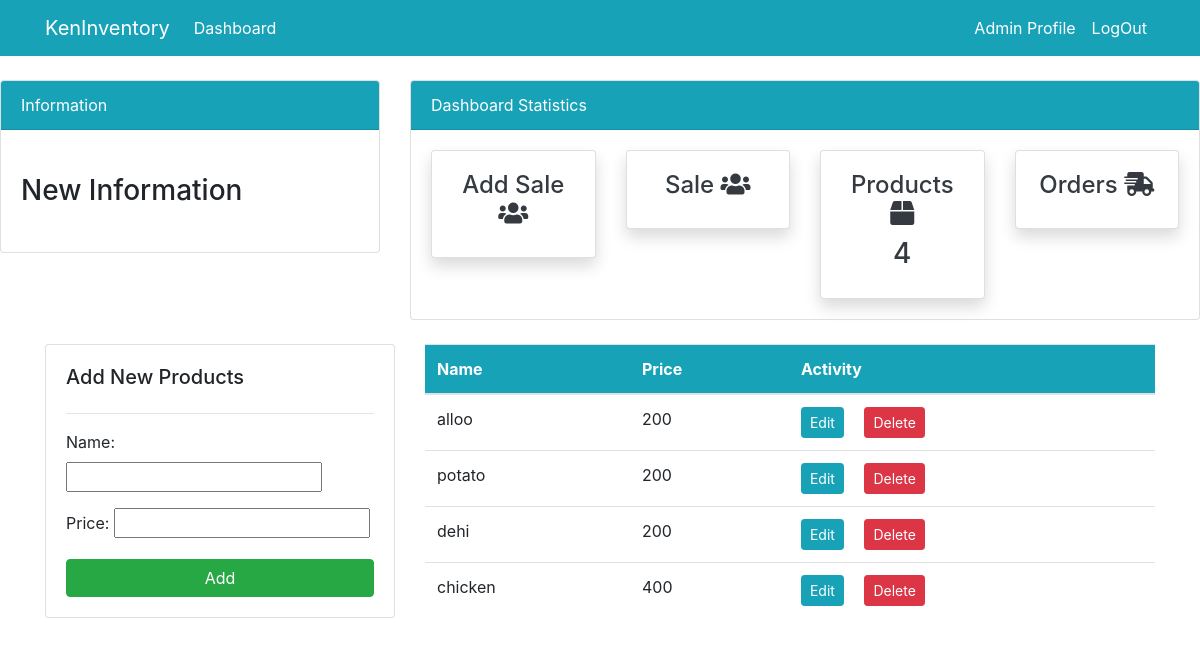
/product/ (signed in), run on the app's committed database.
### website/models.py (models this page shows, shortened)
class Product(models.Model):
    name=models.CharField(max_length=100)
    price=models.PositiveIntegerField(null=True)
    created_at=models.DateTimeField(auto_now_add=True, null=True, blank=True)

### website/views.py (the view)
# urls.py: path("product/", views.product, name="product"),
@login_required(login_url='login')
def product(request):
    product_list=Product.objects.all().order_by("created_at")
    product_count=product_list.count()
    if request.method=="POST":
        add_product=AddProductForm(request.POST)
        if add_product.is_valid():
            add_product.save()
            return redirect('product')
    else:
        add_product=AddProductForm()
    context={
        'product':product_list,
        'form':add_product,
        'count':product_count
        }
    return render(request, "dashboard/product.html", context)

### website/forms.py
class AddProductForm(forms.ModelForm):
    class Meta:
        model=Product
        fields="__all__"

### templates/dashboard/product.html (shortened to what this page needs)
{% extends 'partials/base.html' %}
{% block content %}
<div class="row my-4">
    <div class="col-md-4">
        <div class="card card-body">
            <h5>Add New Products</h5>
            <hr>
            <form method="POST">
                {{form.as_p}}
                <input class="btn btn-success btn-block" type="submit" value="Add">
            </form>
        </div>
    </div>
    <div class="col-md-8">
        <table class="table bg-white">
            <thead class="bg-info text-white">
                <tr>
                    <th scope="col">Name</th>
                    <th scope="col">Price</th>
                    <th scope="col">Activity</th>
                </tr>
            </thead>
            <tbody>
                {% for product in product %}
                <tr>
                    <td>{{ product.name }}</td>
                    <td>{{product.price}}</td>
                    <td>
                        <a class="btn btn-info btn-sm mr-2"
                            href="{% url 'edit' product.id %}">Edit</a>
                        <a class="btn btn-danger btn-sm ml-2"
                            href="{% url 'delete' product.id %}">Delete</a>
                    </td>
                </tr>
                {% endfor %}
            </tbody>
        </table>
    </div>
</div>
{% endblock %}

### data on the page
Product: name "alloo", price "200"
Product: name "potato", price "200"
Product: name "dehi", price "200"
Product: name "chicken", price "400"

### other printed values
{{ count }} "4"
